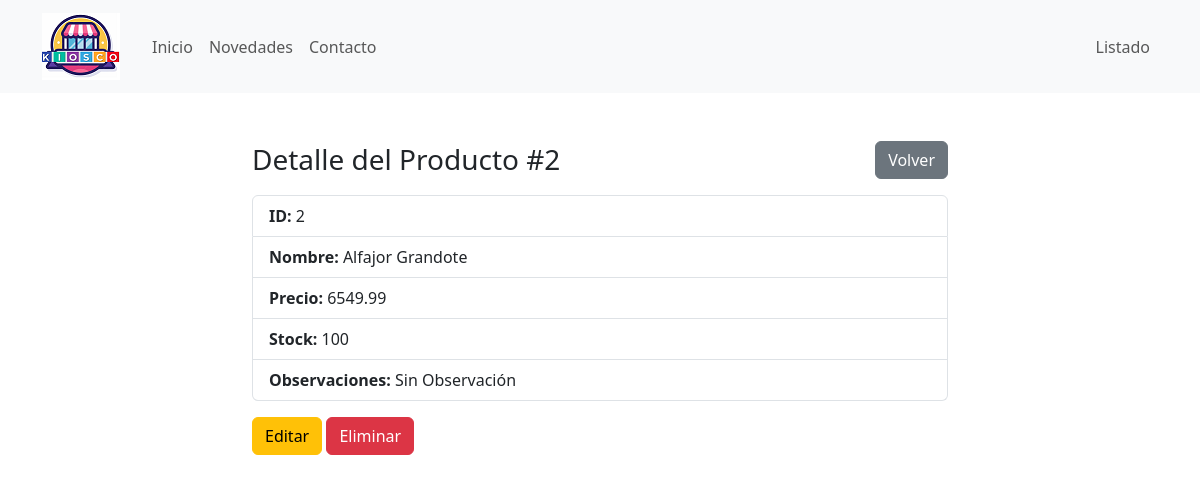
Page /index.php?c=producto&a=ver&id=2 on the committed database.
### tables this page shows
CREATE TABLE `productos` (
  `id` int(11) NOT NULL,
  `nombre` varchar(100) NOT NULL,
  `precio` decimal(10,2) NOT NULL,
  `stock` int(11) NOT NULL,
  `observacion` text NOT NULL DEFAULT 'Sin Observación'
);

### controladores/ProductoController.php (called while the page is built, shortened)
<?php
  require_once __DIR__."/../modelos/Producto.php";
  class ProductoController{
      private producto $productoModelo;
      public function __construct(mysqli $conexbd){
        $this->productoModelo=new Producto($conexbd);
      }
public function ver() {
    $id = (int) ($_GET['id'] ?? 0);
    $producto = $this->productoModelo->obtenerPorId($id);
    require __DIR__ . "/../vistas/productos/ver.php";
}
}
?>

### public/index.php (called while the page is built, shortened)
<?php
require_once __DIR__ . "/../controladores/ProductoController.php";
$objconexion = new Conexion();
$conexbd = $objconexion->conectar();
$a = isset($_GET['a']) ? $_GET['a'] : 'homeInicio';
$controlador = new $rutas[$c]["controller"]($conexbd);
$controlador->$a();

### modelos/Producto.php (called while the page is built, shortened)
<?php
class Producto{
   private mysqli $conexion;
   public function __construct(mysqli $conexbd)
   {
       $this->conexion=$conexbd;
   }
public function obtenerPorId(int $id): ?array {
    $stmt = $this->conexion->prepare("SELECT * FROM productos WHERE id = ?");
    $stmt->bind_param("i", $id);
    $stmt->execute();
    $res = $stmt->get_result();
    $fila = $res->fetch_assoc();
    return $fila ?: null;
}
}
?>

### vistas/productos/ver.php (the view, shortened to what this page needs)
<?php require __DIR__ . "/../header.php"; ?>
<?php require __DIR__ . "/../navbar.php"; ?>
<div class="container mt-5" style="max-width: 720px;">
    <div class="d-flex justify-content-between align-items-center mb-3">
        <h3 class="mb-0">Detalle del Producto #<?= (int)$producto['id'] ?></h3>
        <a href="index.php?c=producto&a=inicioListado" class="btn btn-secondary">Volver</a>
    </div>
    <ul class="list-group">
        <li class="list-group-item"><strong>ID:</strong> <?= (int)$producto['id'] ?></li>
        <li class="list-group-item"><strong>Nombre:</strong> <?= htmlspecialchars($producto['nombre']) ?></li>
        <li class="list-group-item"><strong>Precio:</strong> <?= htmlspecialchars((string)$producto['precio']) ?></li>
        <li class="list-group-item"><strong>Stock:</strong> <?= htmlspecialchars((string)$producto['stock']) ?></li>
        <li class="list-group-item"><strong>Observaciones:</strong> <?= htmlspecialchars((string)$producto['observacion']) ?></li>
    </ul>
    <div class="mt-3">
        <a href="index.php?c=producto&a=editar&id=<?= (int)$producto['id'] ?>" class="btn btn-warning">Editar</a>
        <a href="index.php?c=producto&a=eliminar&id=<?= (int)$producto['id'] ?>"
           class="btn btn-danger"
           onclick="return confirm('¿Eliminar este producto?');">Eliminar</a>
    </div>
</div>

### rows in the picture
productos: id "2", nombre "Alfajor Grandote", precio "6549.99", stock "100", observacion "Sin Observación"
